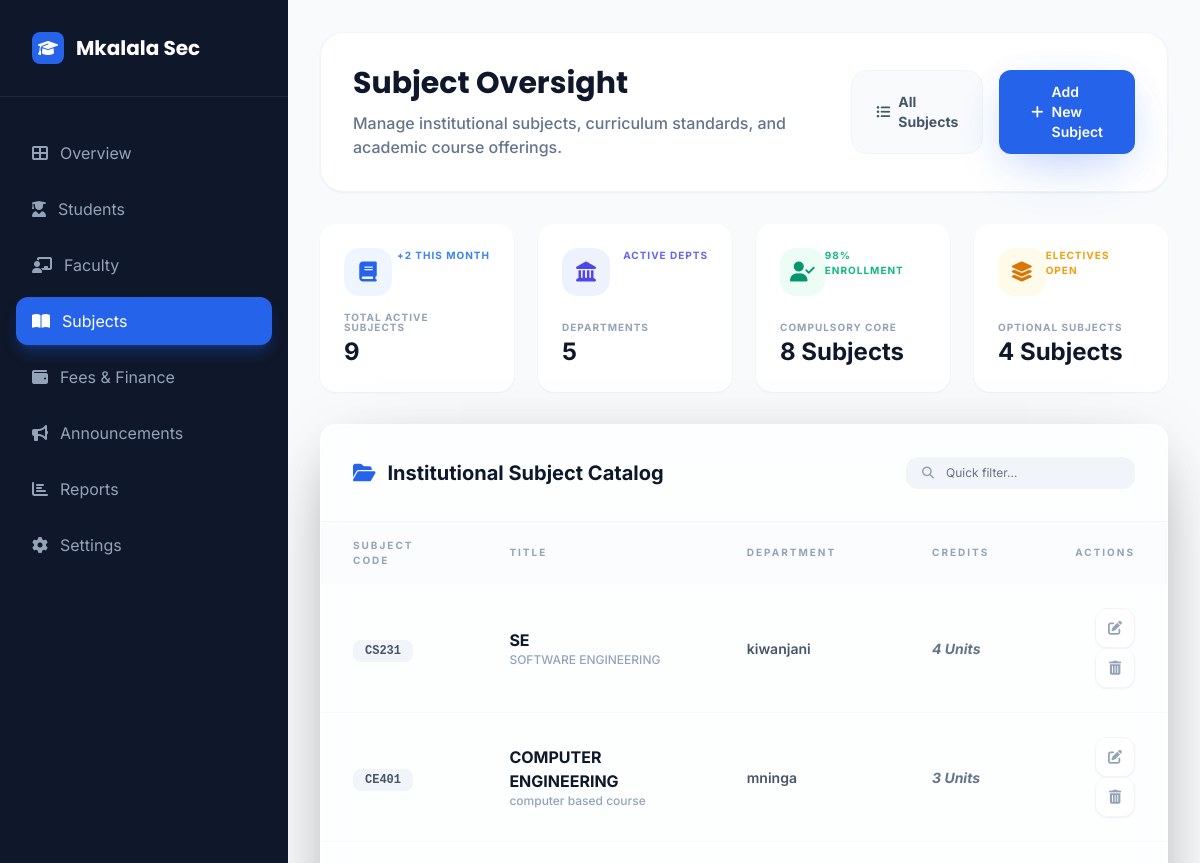
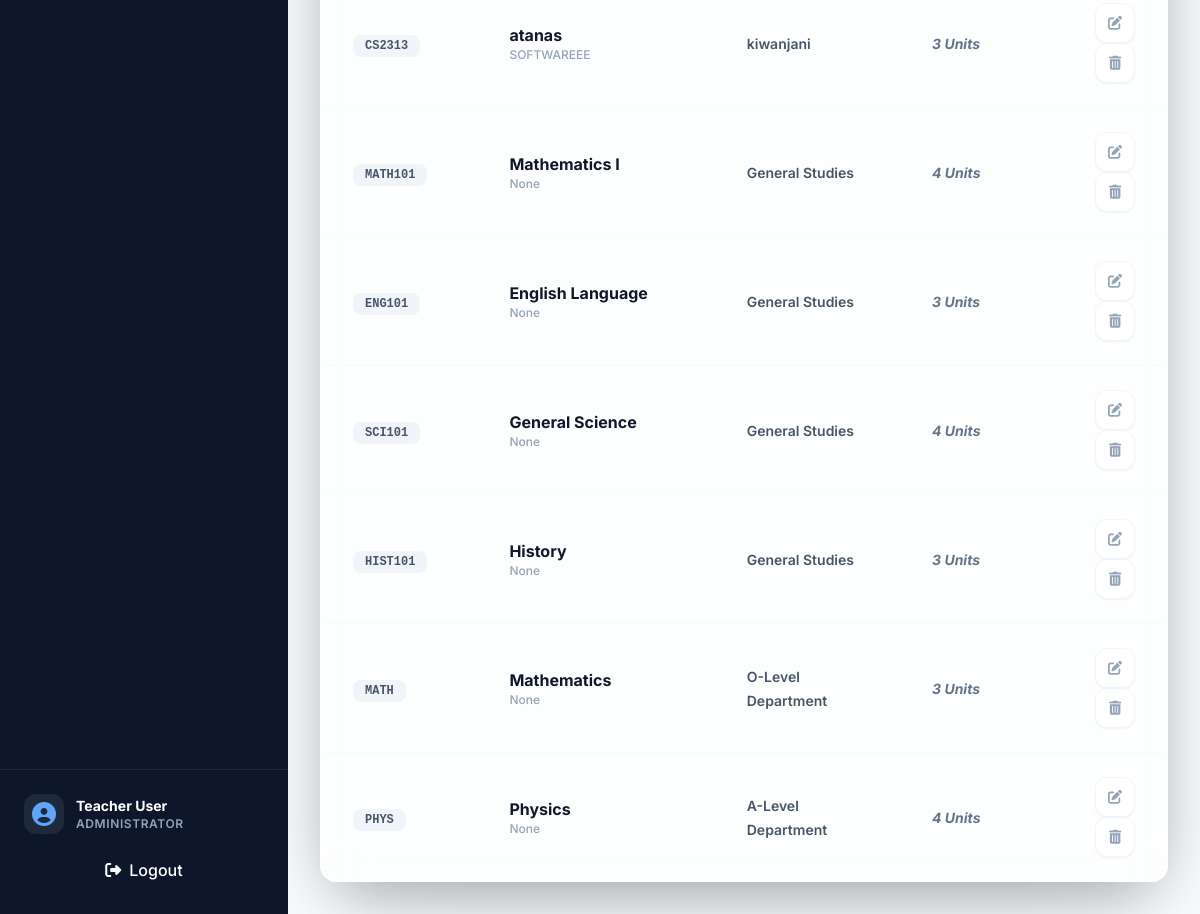
The page /subjects/manage/ (signed in) on the database its author committed (2 pictures, top to bottom).
### core/models.py (models this page shows, shortened)
class User(AbstractUser):
    ROLE_CHOICES = [
        ('student', _('Student')),
        ('teacher', _('Teacher')),
        ('headmaster', _('Head of School')),
    ]
    role = models.CharField(max_length=20, choices=ROLE_CHOICES, default='student')
    is_student = models.BooleanField(default=False)
    is_faculty = models.BooleanField(default=False)
    is_parent = models.BooleanField(default=False)
    is_headmaster = models.BooleanField(default=False)
    profile_picture = models.ImageField(upload_to='profile_pictures/', blank=True, null=True)
    groups = models.ManyToManyField(
        Group,
        verbose_name=_('groups'),
        blank=True,
        related_name='custom_user_set',
        related_query_name='custom_user',
    )
    user_permissions = models.ManyToManyField(
        Permission,
        verbose_name=_('user permissions'),
        blank=True,
        related_name='custom_user_set',
        related_query_name='custom_user',
    )

class Course(models.Model):
    name = models.CharField(max_length=MAX_NAME_LENGTH)
    code = models.CharField(max_length=MAX_CODE_LENGTH, unique=True)
    department = models.ForeignKey(Department, on_delete=models.CASCADE)
    credits = models.PositiveIntegerField(default=3)
    description = models.TextField(blank=True, null=True)
    syllabus = models.TextField(blank=True, null=True)
    class Meta:
        indexes = [models.Index(fields=['code'])]

class Department(models.Model):
    EDUCATION_LEVEL_CHOICES = [
        ('olevel', 'O-Level (Form 1-4)'),
        ('alevel', 'A-Level (Form 5-6)'),
        ('primary', 'Primary School'),
        ('tertiary', 'Tertiary/University'),
    ]
    code = models.CharField(max_length=10, unique=True)
    name = models.CharField(max_length=MAX_NAME_LENGTH)
    education_level = models.CharField(max_length=10, choices=EDUCATION_LEVEL_CHOICES, default='olevel')
    slug = models.SlugField(max_length=120, unique=True, blank=True)
    description = models.TextField(blank=True)
    class Meta:
        ordering = ['name']
        indexes = [models.Index(fields=['code'])]

### core/views.py (the view)
# urls.py: path('subjects/manage/', CourseManagementView.as_view(), name='subjects_management'),
class CourseManagementView(LoginRequiredMixin, UserPassesTestMixin, ListView):
    model = Course
    template_name = 'core/course_management/course_management.html'
    context_object_name = 'courses'
    def test_func(self):
        return is_admin(self.request.user)
    def get_queryset(self):
        return Course.objects.select_related('department').all()
    def get_context_data(self, **kwargs):
        context = super().get_context_data(**kwargs)
        from .models import Department, User, StudentProfile
        context.update({
            'departments_count': Department.objects.count(),
            'total_students': User.objects.filter(role='student').count(),
            'role': 'Administrator',
            'title': 'Subject Management'
        })
        return context

### core/utils.py (called while the page is built)
def is_admin(user):
    return hasattr(user, 'admin_profile') or (hasattr(user, 'role') and user.role == 'admin') or user.is_superuser

### templates/core/course_management/course_management.html (shortened to what this page needs)
{% extends "core/base_dashboard.html" %}
{% load static %}
{% block user_role %}Administrator{% endblock %}
{% block sidebar_nav %}
<a href="{% url 'admin_dashboard' %}" class="sidebar-item text-slate-400 font-sans">
    <i class="fas fa-th-large"></i>
    <span>Overview</span>
</a>
<a href="{% url 'admin_student_list' %}" class="sidebar-item text-slate-400 font-sans">
    <i class="fas fa-user-graduate"></i>
    <span>Students</span>
</a>
<a href="{% url 'admin_teacher_list' %}" class="sidebar-item text-slate-400 font-sans">
    <i class="fas fa-chalkboard-teacher"></i>
    <span>Faculty</span>
</a>
<a href="{% url 'subjects_management' %}" class="sidebar-item-active font-sans">
    <i class="fas fa-book-open"></i>
    <span>Subjects</span>
</a>
<a href="{% url 'admin_fees' %}" class="sidebar-item text-slate-400 font-sans">
    <i class="fas fa-wallet"></i>
    <span>Fees & Finance</span>
</a>
<a href="{% url 'admin_announcements' %}" class="sidebar-item text-slate-400 font-sans">
    <i class="fas fa-bullhorn"></i>
    <span>Announcements</span>
</a>
<a href="{% url 'admin_reports' %}" class="sidebar-item text-slate-400 font-sans">
    <i class="fas fa-chart-bar"></i>
    <span>Reports</span>
</a>
<a href="{% url 'admin_settings' %}" class="sidebar-item text-slate-400 mt-auto font-sans">
    <i class="fas fa-cog"></i>
    <span>Settings</span>
</a>
{% endblock %}
{% block main_content %}
<div class="space-y-8 font-sans">
    <div class="flex flex-col md:flex-row md:items-center justify-between gap-6 bg-white p-8 rounded-3xl shadow-sm border border-slate-100">
        <div class="space-y-2">
            <h1 class="text-3xl font-display font-bold text-slate-900 leading-tight">Subject Oversight</h1>
            <p class="text-slate-500 font-medium">Manage institutional subjects, curriculum standards, and academic course offerings.</p>
        </div>
        <div class="flex gap-4">
            <a href="{% url 'subjects_list' %}" class="px-6 py-3 rounded-2xl bg-slate-50 border border-slate-100 text-slate-600 hover:bg-slate-100 transition-all font-bold text-sm flex items-center">
                <i class="fas fa-list-ul mr-2"></i> All Subjects
            </a>
            <a href="{% url 'course_create' %}" class="btn-glow-primary px-8 py-3 text-sm flex items-center shadow-xl shadow-blue-600/20">
                <i class="fas fa-plus mr-2"></i> Add New Subject
            </a>
        </div>
    </div>
    <div class="grid grid-cols-1 md:grid-cols-2 lg:grid-cols-4 gap-6">
        <div class="card-premium p-6 border-none shadow-sm flex flex-col justify-between bg-white group hover:shadow-xl hover:-translate-y-1 transition-all">
            <div class="flex justify-between items-start mb-4">
                <div class="w-12 h-12 rounded-2xl bg-blue-50 text-blue-600 flex items-center justify-center text-xl group-hover:bg-blue-600 group-hover:text-white transition-all">
                    <i class="fas fa-book"></i>
                </div>
                <span class="text-[10px] font-bold text-blue-500 uppercase tracking-widest">+2 this month</span>
            </div>
            <div>
                <p class="text-[10px] font-bold text-slate-400 uppercase tracking-widest leading-none mb-1">Total Active Subjects</p>
                <p class="text-2xl font-bold text-slate-900">{{ courses.count|default:"12" }}</p>
            </div>
        </div>
        <div class="card-premium p-6 border-none shadow-sm flex flex-col justify-between bg-white group hover:shadow-xl hover:-translate-y-1 transition-all">
            <div class="flex justify-between items-start mb-4">
                <div class="w-12 h-12 rounded-2xl bg-indigo-50 text-indigo-600 flex items-center justify-center text-xl group-hover:bg-indigo-600 group-hover:text-white transition-all">
                    <i class="fas fa-landmark"></i>
                </div>
                <span class="text-[10px] font-bold text-indigo-500 uppercase tracking-widest">Active Depts</span>
            </div>
            <div>
                <p class="text-[10px] font-bold text-slate-400 uppercase tracking-widest leading-none mb-1">Departments</p>
                <p class="text-2xl font-bold text-slate-900">{{ departments_count|default:"6" }}</p>
            </div>
        </div>
        <div class="card-premium p-6 border-none shadow-sm flex flex-col justify-between bg-white group hover:shadow-xl hover:-translate-y-1 transition-all">
            <div class="flex justify-between items-start mb-4">
                <div class="w-12 h-12 rounded-2xl bg-emerald-50 text-emerald-600 flex items-center justify-center text-xl group-hover:bg-emerald-600 group-hover:text-white transition-all">
                    <i class="fas fa-user-check"></i>
                </div>
                <span class="text-[10px] font-bold text-emerald-500 uppercase tracking-widest">98% Enrollment</span>
            </div>
            <div>
                <p class="text-[10px] font-bold text-slate-400 uppercase tracking-widest leading-none mb-1">Compulsory Core</p>
                <p class="text-2xl font-bold text-slate-900">8 Subjects</p>
            </div>
        </div>
        <div class="card-premium p-6 border-none shadow-sm flex flex-col justify-between bg-white group hover:shadow-xl hover:-translate-y-1 transition-all">
            <div class="flex justify-between items-start mb-4">
                <div class="w-12 h-12 rounded-2xl bg-amber-50 text-amber-600 flex items-center justify-center text-xl group-hover:bg-amber-600 group-hover:text-white transition-all">
                    <i class="fas fa-layer-group"></i>
                </div>
                <span class="text-[10px] font-bold text-amber-500 uppercase tracking-widest">Electives Open</span>
            </div>
            <div>
                <p class="text-[10px] font-bold text-slate-400 uppercase tracking-widest leading-none mb-1">Optional Subjects</p>
                <p class="text-2xl font-bold text-slate-900">4 Subjects</p>
            </div>
        </div>
    </div>
    <div class="card-premium overflow-hidden bg-white/70 backdrop-blur-xl border-white shadow-2xl">
        <div class="p-8 border-b border-slate-100 flex justify-between items-center">
            <h3 class="text-xl font-bold text-slate-900 flex items-center">
                <i class="fas fa-folder-open text-blue-600 mr-3"></i>
                Institutional Subject Catalog
            </h3>
            <div class="flex items-center space-x-2">
                <div class="relative">
                    <i class="fas fa-search absolute left-4 top-1/2 -translate-y-1/2 text-slate-400 text-xs"></i>
                    <input type="text" placeholder="Quick filter..." class="pl-10 pr-4 py-2 bg-slate-100 border-none rounded-xl text-xs focus:ring-2 focus:ring-blue-500/20 transition-all outline-none">
                </div>
            </div>
        </div>
        <div class="overflow-x-auto">
            <table class="w-full text-left">
                <thead>
                    <tr class="bg-slate-50/50">
                        <th class="px-8 py-4 text-[10px] font-bold text-slate-400 uppercase tracking-[0.2em]">Subject Code</th>
                        <th class="px-8 py-4 text-[10px] font-bold text-slate-400 uppercase tracking-[0.2em]">Title</th>
                        <th class="px-8 py-4 text-[10px] font-bold text-slate-400 uppercase tracking-[0.2em]">Department</th>
                        <th class="px-8 py-4 text-[10px] font-bold text-slate-400 uppercase tracking-[0.2em]">Credits</th>
                        <th class="px-8 py-4 text-[10px] font-bold text-slate-400 uppercase tracking-[0.2em] text-right">Actions</th>
                    </tr>
                </thead>
                <tbody class="divide-y divide-slate-50">
                    {% for course in courses %}
                    <tr class="group hover:bg-slate-50/80 transition-all duration-300">
                        <td class="px-8 py-6">
                            <span class="px-3 py-1 bg-slate-100 text-slate-600 rounded-lg text-xs font-bold font-mono group-hover:bg-blue-600 group-hover:text-white transition-colors duration-300">{{ course.code }}</span>
                        </td>
                        <td class="px-8 py-6">
                            <h4 class="font-bold text-slate-900 group-hover:text-blue-600 transition-colors">{{ course.name }}</h4>
                            <p class="text-xs text-slate-400 font-medium line-clamp-1 max-w-xs">{{ course.description }}</p>
                        </td>
                        <td class="px-8 py-6">
                            <span class="text-sm font-semibold text-slate-600">{{ course.department.name|default:"General Studies" }}</span>
                        </td>
                        <td class="px-8 py-6">
                            <span class="text-sm font-bold text-slate-500 italic">{{ course.credits|default:"4.0" }} Units</span>
                        </td>
                        <td class="px-8 py-6 text-right space-x-2">
                            <a href="{% url 'course_update' course.pk %}" class="inline-flex w-10 h-10 items-center justify-center rounded-xl bg-white border border-slate-100 text-slate-400 hover:text-blue-600 hover:border-blue-200 transition-all shadow-sm">
                                <i class="fas fa-edit text-sm"></i>
                            </a>
                            <a href="{% url 'course_delete' course.pk %}" class="inline-flex w-10 h-10 items-center justify-center rounded-xl bg-white border border-slate-100 text-slate-400 hover:text-red-600 hover:border-red-200 transition-all shadow-sm">
                                <i class="fas fa-trash-alt text-sm"></i>
                            </a>
                        </td>
                    </tr>
                    {% endfor %}
                </tbody>
            </table>
        </div>
    </div>
</div>
{% endblock %}

### templates/core/base_dashboard.html (shortened to what this page needs)
{% load static %}
<!DOCTYPE html>
<html lang="en" class="h-full bg-slate-50 text-slate-900 antialiased">
<head>
    <link href="{% static 'css/tailwind.css' %}" rel="stylesheet" />
    <link rel="stylesheet" href="https://cdnjs.cloudflare.com/ajax/libs/font-awesome/6.4.0/css/all.min.css">
</head>
<body class="h-full font-sans overflow-hidden">
    <div class="flex h-full">
        <aside id="sidebar" class="fixed inset-y-0 left-0 z-50 w-72 bg-slate-900 text-white transition-transform duration-300 -translate-x-full lg:translate-x-0 lg:static lg:inset-0">
            <div class="flex flex-col h-full">
                <div class="p-8 border-b border-slate-800">
                    <a href="{% url 'public_home' %}" class="flex items-center space-x-3">
                        <div class="w-8 h-8 bg-blue-600 rounded-lg flex items-center justify-center text-white">
                            <i class="fas fa-graduation-cap"></i>
                        </div>
                        <span class="text-xl font-display font-bold">Mkalala Sec</span>
                    </a>
                </div>
                <nav class="flex-1 px-4 py-8 space-y-2 overflow-y-auto">
                    {% block sidebar_nav %}{% endblock %}
                </nav>
                <div class="p-6 border-t border-slate-800 bg-slate-900/50">
                    <div class="flex items-center space-x-3 mb-4">
                        <div class="w-10 h-10 rounded-xl bg-slate-800 flex items-center justify-center text-blue-400">
                            <i class="fas fa-user-circle text-2xl"></i>
                        </div>
                        <div class="flex-1 min-w-0">
                            {% if user %}
                                {% if user.get_full_name %}
                                    <p class="text-sm font-bold truncate">{{ user.get_full_name }}</p>
                                {% elif user.username %}
                                    <p class="text-sm font-bold truncate">{{ user.username }}</p>
                                {% else %}
                                    <p class="text-sm font-bold truncate">User</p>
                                {% endif %}
                            {% else %}
                                <p class="text-sm font-bold truncate">Guest</p>
                            {% endif %}
                            <p class="text-xs text-slate-400 uppercase tracking-wider font-semibold">{% block user_role %}{% endblock %}</p>
                        </div>
                    </div>
                    <a href="{% url 'logout' %}"
                       class="flex items-center justify-center space-x-2 px-4 py-2 bg-red-500 text-white rounded-lg hover:bg-red-600 transition-all duration-200 group"
                       onclick="return confirm('Are you sure you want to logout? Any unsaved work will be lost.')">
                        <i class="fas fa-sign-out-alt group-hover:rotate-12 transition-transform duration-200"></i>
                        <span class="font-medium">Logout</span>
                    </a>
                </div>
            </div>
        </aside>
        <div class="flex-1 flex flex-col min-w-0 overflow-hidden">
            <main class="flex-1 overflow-y-auto p-4 lg:p-8 space-y-8">
                {% block main_content %}{% endblock %}
            </main>
        </div>
    </div>
</body>
</html>

### rows shown on the page
User: get_full_name "Teacher User"
Course: code "CS231", name "SE", description "SOFTWARE ENGINEERING", department.name "kiwanjani", credits "4"
Course: code "CE401", name "COMPUTER ENGINEERING", description "computer based course", department.name "mninga", credits "3"
Course: code "CS2313", name "atanas", description "SOFTWAREEE", department.name "kiwanjani", credits "3"
Course: code "MATH101", name "Mathematics I", description "None", department.name "General Studies", credits "4"
Course: code "ENG101", name "English Language", description "None", department.name "General Studies", credits "3"
Course: code "SCI101", name "General Science", description "None", department.name "General Studies", credits "4"
Course: code "HIST101", name "History", description "None", department.name "General Studies", credits "3"
Course: code "MATH", name "Mathematics", description "None", department.name "O-Level Department", credits "3"
Course: code "PHYS", name "Physics", description "None", department.name "A-Level Department", credits "4"

### other values the page prints
{{ courses.count|default:"12" }} "9"
{{ departments_count|default:"6" }} "5"
